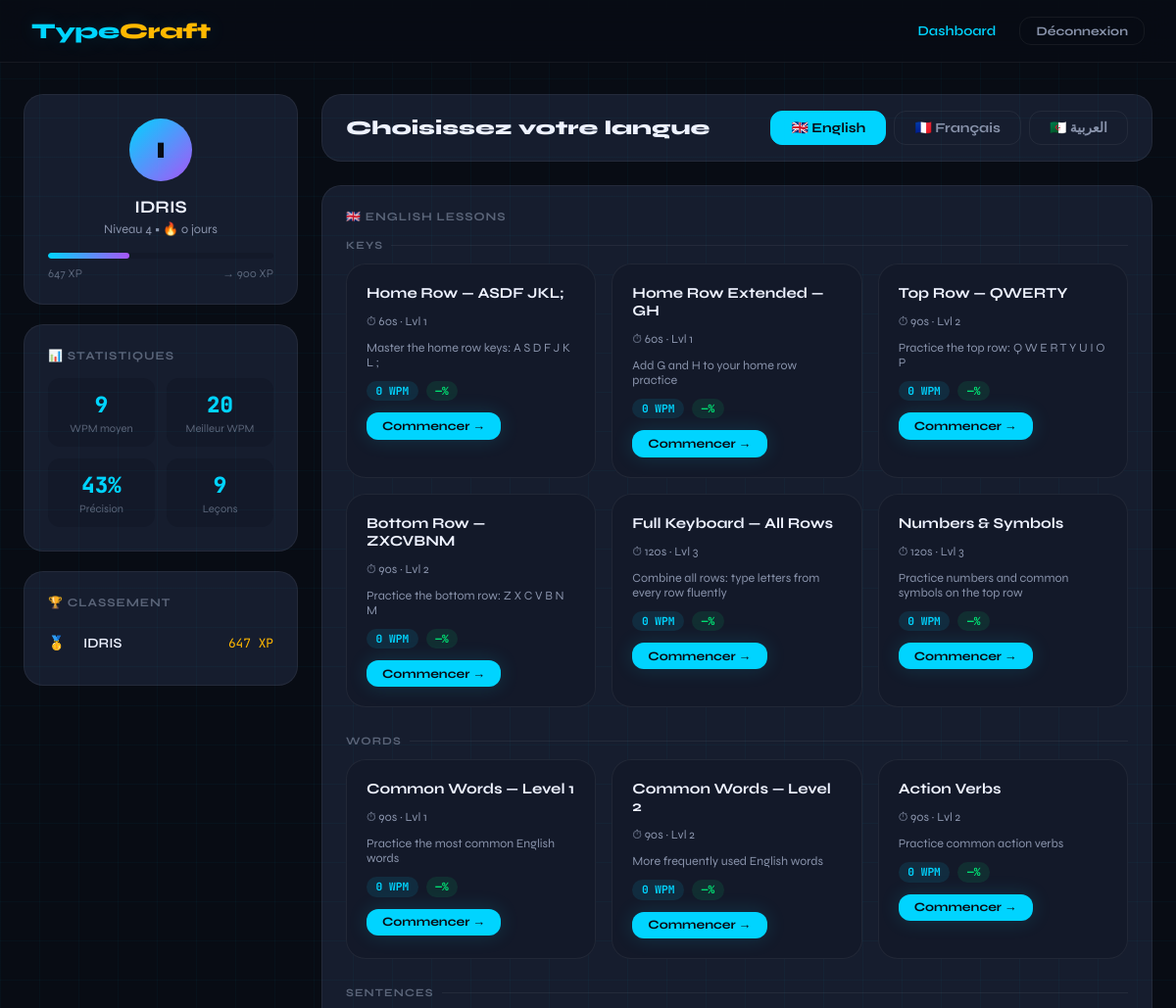
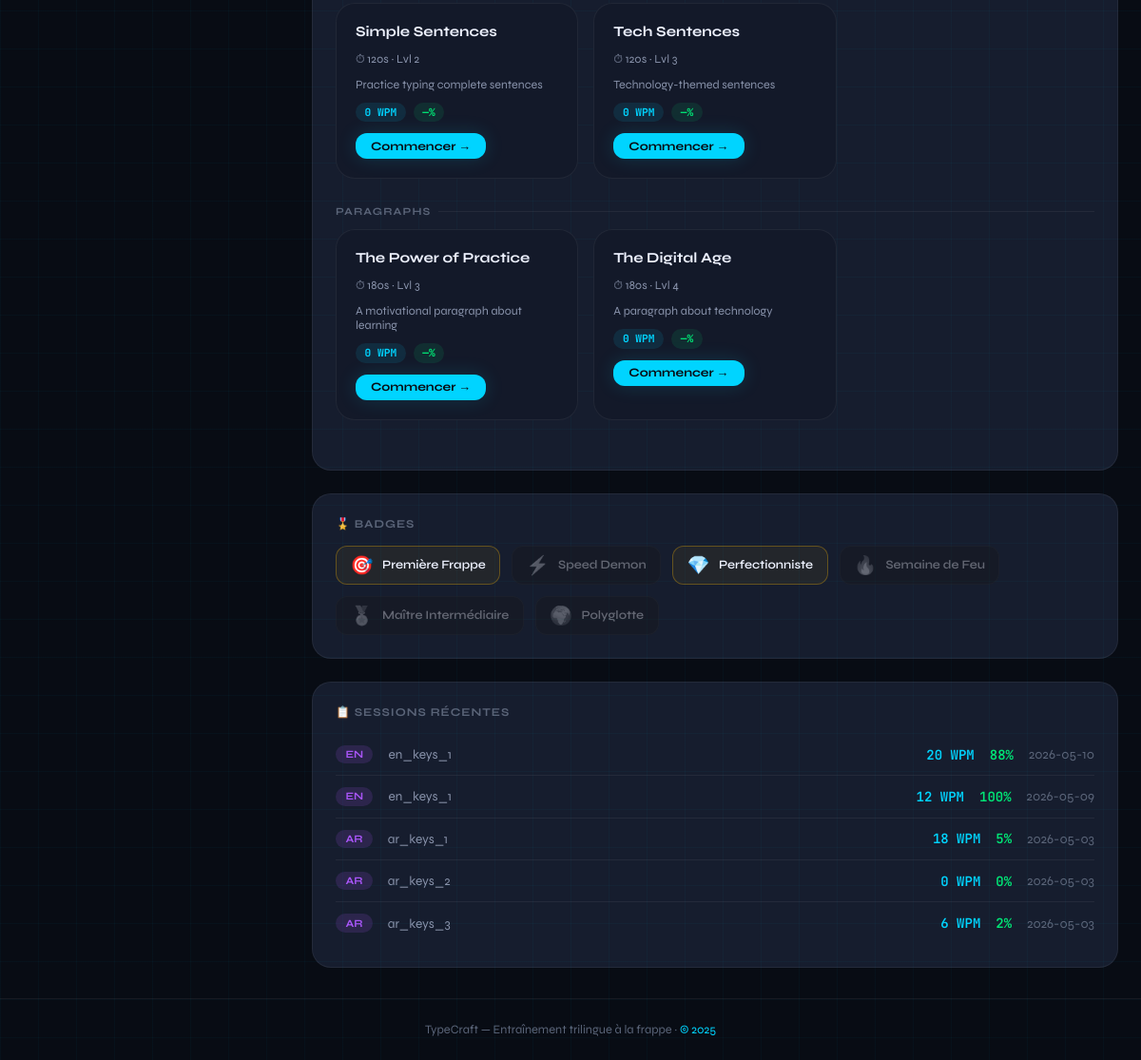
The app's page /dashboard (signed in) with its own data (2 pictures, top to bottom).
### tables this page shows
CREATE TABLE users (
            id          INTEGER PRIMARY KEY AUTOINCREMENT,
            username    TEXT    UNIQUE NOT NULL,
            email       TEXT    UNIQUE NOT NULL,
            password    TEXT    NOT NULL,
            xp          INTEGER DEFAULT 0,
            level       INTEGER DEFAULT 1,
            streak      INTEGER DEFAULT 0,
            last_active TEXT,
            badges      TEXT    DEFAULT '[]',
            created_at  TEXT    DEFAULT (datetime('now'))
        );

### app.py (the view)
@app.route("/dashboard")
@login_required
def dashboard():
    user    = get_user_by_id(session["user_id"])
    stats   = get_user_stats(session["user_id"])
    recent  = get_user_sessions(session["user_id"], limit=5)
    badges  = get_user_badges(session["user_id"])
    board   = get_leaderboard(10)
    thresholds = Config.LEVEL_THRESHOLDS
    current_lvl = user["level"]
    xp_current  = user["xp"]
    xp_for_next = thresholds[current_lvl] if current_lvl < len(thresholds) else thresholds[-1]
    xp_for_this = thresholds[current_lvl - 1]
    xp_progress = 0
    if xp_for_next > xp_for_this:
        xp_progress = int(((xp_current - xp_for_this) / (xp_for_next - xp_for_this)) * 100)
    all_badges   = Config.BADGES
    badge_list   = [{"key": k, **v, "earned": k in badges} for k, v in all_badges.items()]
    return render_template(
        "dashboard.html",
        user=user,
        stats=stats,
        recent=recent,
        badge_list=badge_list,
        board=board,
        xp_progress=xp_progress,
        xp_for_next=xp_for_next,
        lessons=LESSONS
    )

### app.py (called while the page is built)
def login_required(f):
    @wraps(f)
    def decorated(*args, **kwargs):
        if "user_id" not in session:
            flash("Veuillez vous connecter.", "warning")
            return redirect(url_for("login"))
        return f(*args, **kwargs)
    return decorated

### database.py (called while the page is built)
def get_db():
    conn = sqlite3.connect(Config.DATABASE)
    conn.row_factory = sqlite3.Row
    return conn

def get_user_by_id(user_id):
    conn = get_db()
    user = conn.execute(
        "SELECT * FROM users WHERE id = ?", (user_id,)
    ).fetchone()
    conn.close()
    return user

def get_user_badges(user_id):
    conn = get_db()
    row = conn.execute("SELECT badges FROM users WHERE id=?", (user_id,)).fetchone()
    conn.close()
    return json.loads(row["badges"]) if row else []

def get_user_sessions(user_id, limit=10):
    conn = get_db()
    rows = conn.execute("""
        SELECT * FROM sessions WHERE user_id=?
        ORDER BY created_at DESC LIMIT ?
    """, (user_id, limit)).fetchall()
    conn.close()
    return [dict(r) for r in rows]

def get_user_stats(user_id):
    conn = get_db()
    row = conn.execute("""
        SELECT
            COUNT(*)            AS total_sessions,
            SUM(completed)      AS completed_lessons,
            AVG(wpm)            AS avg_wpm,
            MAX(wpm)            AS max_wpm,
            AVG(accuracy)       AS avg_accuracy,
            SUM(duration)       AS total_time
        FROM sessions WHERE user_id=?
    """, (user_id,)).fetchone()
    conn.close()
    return dict(row) if row else {}

def get_leaderboard(limit=10):
    conn = get_db()
    rows = conn.execute("""
        SELECT username, xp, level,
               (SELECT MAX(wpm) FROM sessions s WHERE s.user_id = u.id) AS best_wpm
        FROM users u ORDER BY xp DESC LIMIT ?
    """, (limit,)).fetchall()
    conn.close()
    return [dict(r) for r in rows]

### templates/dashboard.html (shortened to what this page needs)
<!DOCTYPE html>
<html lang="fr">
<head>
  <link rel="stylesheet" href="{{ url_for('static', filename='css/style.css') }}">
</head>
<body>
<nav class="navbar">
  <a href="{{ url_for('index') }}" class="navbar__logo">Type<span>Craft</span></a>
  <div class="navbar__nav">
    <a href="{{ url_for('dashboard') }}" class="navbar__link navbar__link--active">Dashboard</a>
    <a href="{{ url_for('logout') }}" class="btn btn--ghost btn--sm">Déconnexion</a>
  </div>
</nav>
<div class="dashboard">
  <aside class="sidebar">
    <div class="card">
      <div class="profile-avatar">{{ user['username'][0].upper() }}</div>
      <div class="profile-name">{{ user['username'] }}</div>
      <div class="profile-level">Niveau {{ user['level'] }} • 🔥 {{ user['streak'] }} jours</div>
      <div class="xp-bar">
        <div class="xp-bar__fill" data-target="{{ xp_progress }}" style="width:0%"></div>
      </div>
      <div class="xp-text">
        <span>{{ user['xp'] }} XP</span>
        <span>→ {{ xp_for_next }} XP</span>
      </div>
    </div>
    <div class="card">
      <div class="card__title">📊 Statistiques</div>
      <div class="stats-grid">
        <div class="stat-pill">
          <div class="stat-pill__val">{{ (stats.avg_wpm or 0)|int }}</div>
          <div class="stat-pill__key">WPM moyen</div>
        </div>
        <div class="stat-pill">
          <div class="stat-pill__val">{{ (stats.max_wpm or 0)|int }}</div>
          <div class="stat-pill__key">Meilleur WPM</div>
        </div>
        <div class="stat-pill">
          <div class="stat-pill__val">{{ (stats.avg_accuracy or 0)|int }}%</div>
          <div class="stat-pill__key">Précision</div>
        </div>
        <div class="stat-pill">
          <div class="stat-pill__val">{{ stats.completed_lessons or 0 }}</div>
          <div class="stat-pill__key">Leçons</div>
        </div>
      </div>
    </div>
    <div class="card">
      <div class="card__title">🏆 Classement</div>
      {% for row in board %}
        <div class="leaderboard-row">
          <span class="lb-rank {% if loop.index == 1 %}gold{% elif loop.index == 2 %}silver{% elif loop.index == 3 %}bronze{% endif %}">
            {% if loop.index <= 3 %}{{ ['🥇','🥈','🥉'][loop.index-1] }}{% else %}{{ loop.index }}{% endif %}
          </span>
          <span class="lb-name">{{ row.username }}</span>
          <span class="lb-xp">{{ row.xp }} XP</span>
        </div>
      {% else %}
        <p style="color:var(--text-3);font-size:.85rem">Aucun score encore.</p>
      {% endfor %}
    </div>
  </aside>
  <main class="main-content">
    <div class="card" style="padding:1rem 1.5rem">
      <div style="display:flex;align-items:center;justify-content:space-between;flex-wrap:wrap;gap:1rem">
        <h2 style="font-weight:800;font-size:1.25rem">Choisissez votre langue</h2>
        <div class="lang-tabs">
          <button class="lang-tab" data-lang="en">🇬🇧 English</button>
          <button class="lang-tab" data-lang="fr">🇫🇷 Français</button>
          <button class="lang-tab" data-lang="ar">🇩🇿 العربية</button>
        </div>
      </div>
    </div>
    <div class="card lang-panel" data-lang="en">
      <div class="card__title">🇬🇧 English Lessons</div>
      {% for cat, cat_lessons in lessons.en.items() %}
        <div class="category-label">{{ cat }}</div>
        <div class="lessons-grid">
          {% for lesson in cat_lessons %}
            <div class="lesson-card">
              <div class="lesson-card__title">{{ lesson.title }}</div>
              <div class="lesson-card__meta">⏱ {{ lesson.duration }}s · Lvl {{ lesson.level }}</div>
              <div class="lesson-card__meta">{{ lesson.description }}</div>
              <div class="lesson-card__score">
                <span class="score-chip chip-wpm">0 WPM</span>
                <span class="score-chip chip-acc">—%</span>
              </div>
              <a href="{{ url_for('lesson', language='en', lesson_id=lesson.id) }}"
                 class="btn btn--primary btn--sm" style="align-self:flex-start">
                Commencer →
              </a>
            </div>
          {% endfor %}
        </div>
      {% endfor %}
    </div>
    <div class="card">
      <div class="card__title">🎖️ Badges</div>
      <div class="badges-grid">
        {% for badge in badge_list %}
          <div class="badge-item {% if badge.earned %}earned{% else %}locked-badge{% endif %}"
               title="{{ badge.desc }}">
            <span class="badge-icon">{{ badge.icon }}</span>
            <span class="badge-name">{{ badge.name }}</span>
          </div>
        {% endfor %}
      </div>
    </div>
    <div class="card">
      <div class="card__title">📋 Sessions récentes</div>
      {% if recent %}
        {% for s in recent %}
          <div class="session-row">
            <span class="session-lang">{{ s.language.upper() }}</span>
            <span style="flex:1;font-size:.85rem;color:var(--text-2)">{{ s.lesson_id }}</span>
            <span class="session-wpm">{{ s.wpm|int }} WPM</span>
            <span class="session-acc">{{ s.accuracy|int }}%</span>
            <span class="session-date">{{ s.created_at[:10] }}</span>
          </div>
        {% endfor %}
      {% else %}
        <p style="color:var(--text-3);font-size:.875rem">Aucune session encore. Commencez une leçon !</p>
      {% endif %}
    </div>
  </main>
</div>
<footer>
  TypeCraft &mdash; Entraînement trilingue à la frappe · <span>© 2025</span>
</footer>
</body>
</html>

### records on screen
users: username "I", username "IDRIS", level "4", streak "0", xp "647", index "🥇"

### other values on screen
{{ xp_for_next }} "900"
{{ (stats.avg_wpm or 0)|int }} "9"
{{ (stats.max_wpm or 0)|int }} "20"
{{ (stats.avg_accuracy or 0)|int }} "43"
{{ stats.completed_lessons or 0 }} "9"
{{ cat }} "KEYS" "WORDS" "SENTENCES" "PARAGRAPHS"
{{ lesson.title }} "Home Row — ASDF JKL;" "Home Row Extended — GH" "Top Row — QWERTY" "Bottom Row — ZXCVBNM" "Full Keyboard — All Rows" "Numbers & Symbols" "Common Words — Level 1" "Common Words — Level 2" "Action Verbs" "Simple Sentences" "Tech Sentences" "The Power of Practice" "The Digital Age"
{{ lesson.duration }} "60" "60" "90" "90" "120" "120" "90" "90" "90" "120" "120" "180" "180"
{{ lesson.level }} "1" "1" "2" "2" "3" "3" "1" "2" "2" "2" "3" "3" "4"
{{ lesson.description }} "Master the home row keys: A S D F J K L ;" "Add G and H to your home row practice" "Practice the top row: Q W E R T Y U I O P" "Practice the bottom row: Z X C V B N M" "Combine all rows: type letters from every row fluently" "Practice numbers and common symbols on the top row" "Practice the most common English words" "More frequently used English words" "Practice common action verbs" "Practice typing complete sentences" "Technology-themed sentences" "A motivational paragraph about learning" "A paragraph about technology"
{{ badge.icon }} "🎯" "⚡" "💎" "🔥" "🏅" "🌍"
{{ badge.name }} "Première Frappe" "Speed Demon" "Perfectionniste" "Semaine de Feu" "Maître Intermédiaire" "Polyglotte"
{{ s.language.upper() }} "EN"
{{ s.lesson_id }} "en_keys_1"
{{ s.wpm|int }} "20"
